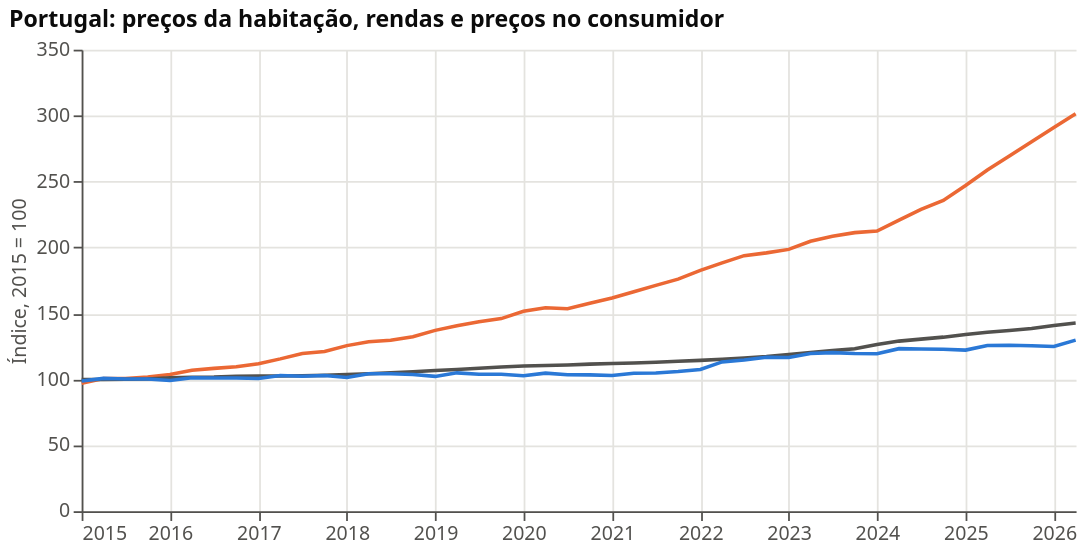

This figure's notebook cell:
### Markdown cell above
### Preços, rendas e custo de vida em Portugal

As rendas do IHPC abrangem todos os arrendamentos, incluindo contratos antigos, por isso sobem muito mais devagar do que as
rendas pedidas em contratos novos; ainda assim, a distância face aos preços das casas é grande. Passe o cursor para ver os valores.

### Code cell
pt = q[(q["geo"] == "PT") & (q["quarter_start"] >= "2015-01-01")].melt(
    id_vars="quarter_start", value_vars=["nominal", "rent", "cpi"], var_name="series", value_name="index")
pt["series"] = pt["series"].map({"nominal": "Preços da habitação", "rent": "Rendas (IHPC)", "cpi": "Preços no consumidor (total)"})
hover = alt.selection_point(fields=["quarter_start"], nearest=True, on="pointerover", empty=False)
base = alt.Chart(pt).encode(x=alt.X("quarter_start:T", title=None))
lines = base.mark_line(strokeWidth=2).encode(
    y=alt.Y("index:Q", title="Índice, 2015 = 100"),
    color=alt.Color("series:N", scale=alt.Scale(range=[ORANGE, BLUE, MUTED]), title=None))
points = base.mark_point(filled=True, size=60).encode(
    y="index:Q", color=alt.Color("series:N", legend=None),
    opacity=alt.condition(hover, alt.value(1), alt.value(0)),
    tooltip=[alt.Tooltip("quarter_start:T", format="%Y T%q", title="Trimestre"), "series", alt.Tooltip("index:Q", format=".1f")],
).add_params(hover)
rule = base.mark_rule(color=GREY).encode(opacity=alt.condition(hover, alt.value(1), alt.value(0))).transform_filter(hover)
(lines + points + rule).properties(width=560, height=260, title="Portugal: preços da habitação, rendas e preços no consumidor")

### Figure 1 — Vega-Lite specification as saved in the notebook (floating-point values rounded to 4 significant figures; data arrays with more than 128 entries replaced by an {"elided": "..."} marker saying what was removed)
{"config": {"view": {"stroke": null}, "axis": {"gridColor": "#e4e3df", "domainColor": "#52514e", "tickColor": "#52514e", "labelColor": "#52514e", "titleColor": "#52514e", "labelFontSize": 11, "titleFontSize": 11, "titleFontWeight": "normal"}, "legend": {"labelColor": "#52514e", "titleColor": "#52514e"}, "title": {"anchor": "start", "fontSize": 13, "color": "#0b0b0b"}, "font": "system-ui, -apple-system, Segoe UI, sans-serif"}, "layer": [{"mark": {"type": "line", "strokeWidth": 2}, "encoding": {"color": {"field": "series", "scale": {"range": ["#eb6834", "#2a78d6", "#52514e"]}, "title": null, "type": "nominal"}, "x": {"field": "quarter_start", "title": null, "type": "temporal"}, "y": {"field": "index", "title": "Índice, 2015 = 100", "type": "quantitative"}}}, {"mark": {"type": "point", "filled": true, "size": 60}, "encoding": {"color": {"field": "series", "legend": null, "type": "nominal"}, "opacity": {"condition": {"param": "param_5a12c14bb60f37bf", "value": 1, "empty": false}, "value": 0}, "tooltip": [{"field": "quarter_start", "format": "%Y T%q", "title": "Trimestre", "type": "temporal"}, {"field": "series", "type": "nominal"}, {"field": "index", "format": ".1f", "type": "quantitative"}], "x": {"field": "quarter_start", "title": null, "type": "temporal"}, "y": {"field": "index", "type": "quantitative"}}, "name": "view_33d9fa87be5f1d35_1"}, {"mark": {"type": "rule", "color": "#c9c8c3"}, "encoding": {"opacity": {"condition": {"param": "param_5a12c14bb60f37bf", "value": 1, "empty": false}, "value": 0}, "x": {"field": "quarter_start", "title": null, "type": "temporal"}}, "transform": [{"filter": {"param": "param_5a12c14bb60f37bf", "empty": false}}]}], "data": {"name": "data-9ffc95c112ddc4d862f41c9d3e04032d"}, "height": 260, "params": [{"name": "param_5a12c14bb60f37bf", "select": {"type": "point", "fields": ["quarter_start"], "nearest": true, "on": "pointerover"}, "views": ["view_33d9fa87be5f1d35_1"]}], "title": "Portugal: preços da habitação, rendas e preços no consumidor", "width": 560, "$schema": "https://vega.github.io/schema/vega-lite/v6.4.1.json", "datasets": {"data-9ffc95c112ddc4d862f41c9d3e04032d": {"elided": "138 records"}}}
